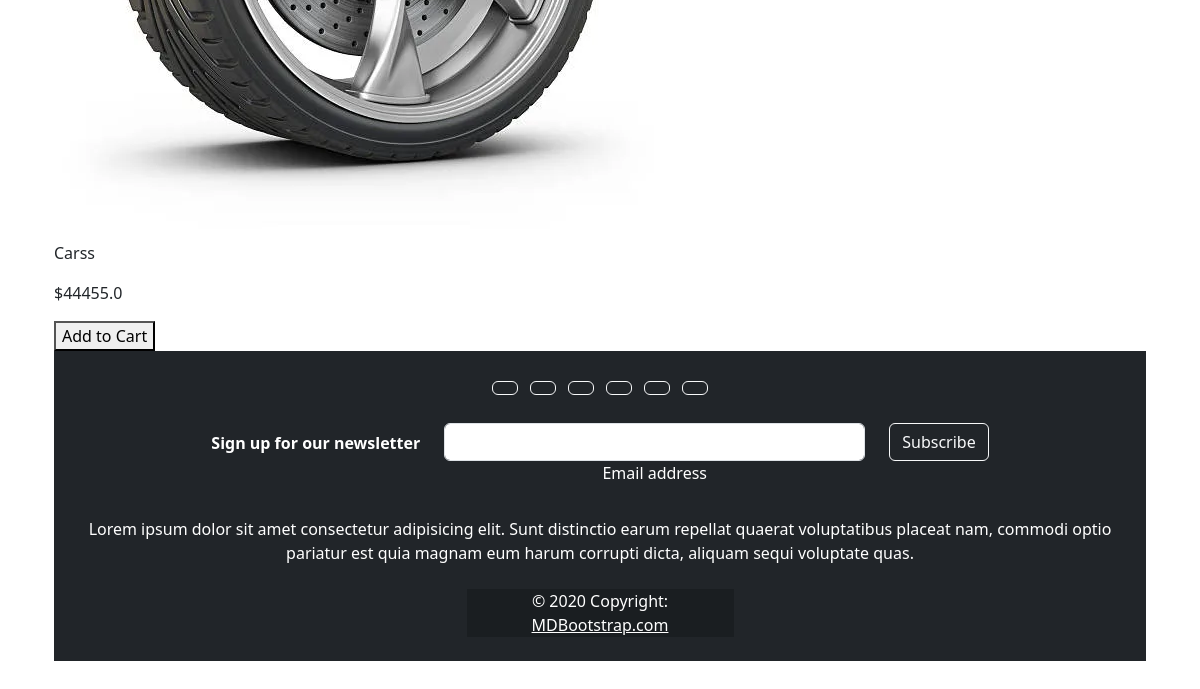
The app's page / (lower part), older data.
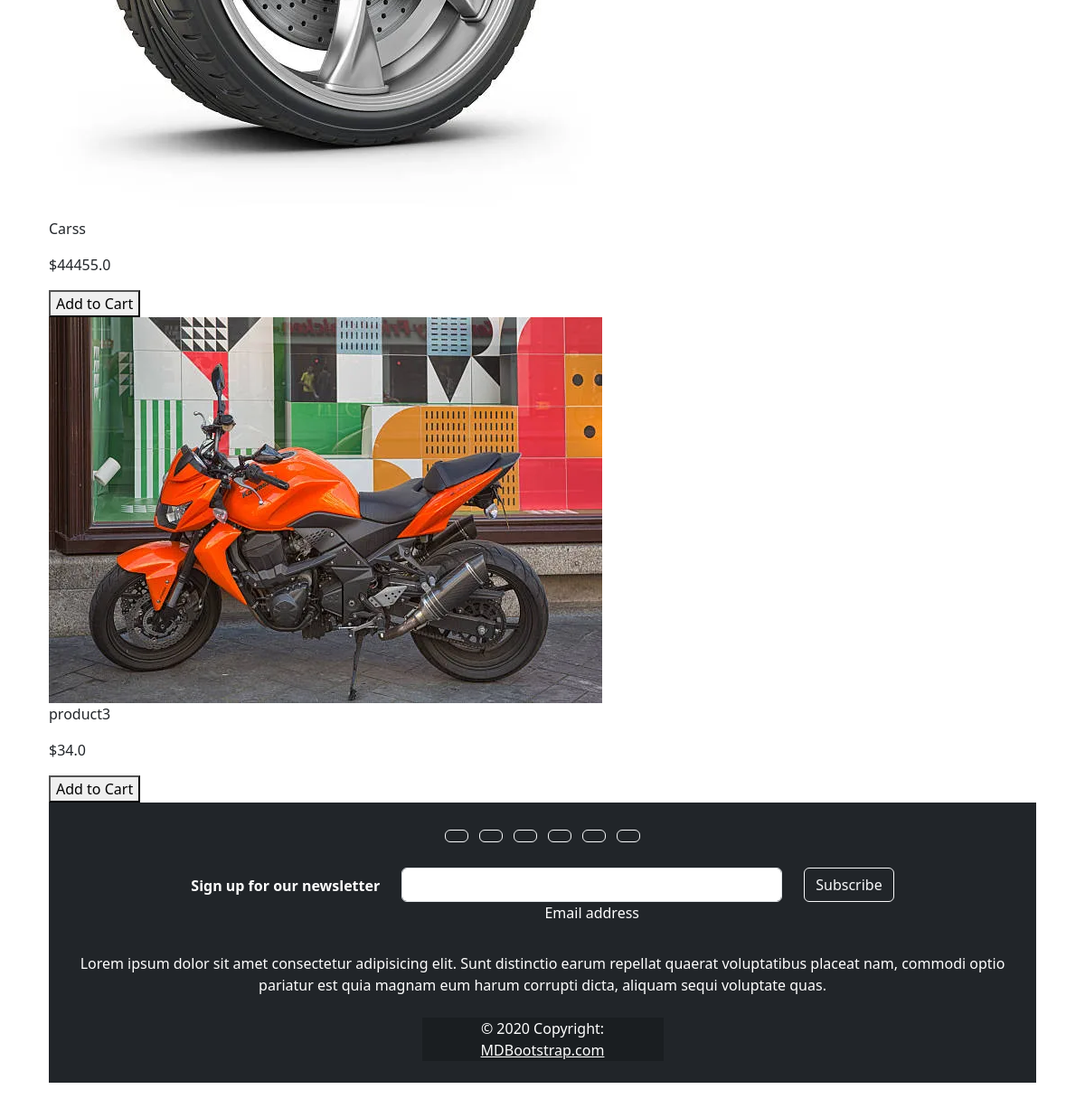
The same page, newer data.
### products/models.py (models this page shows, shortened)
class Product(models.Model):
    owner = models.ForeignKey(SellerProfile, on_delete=models.CASCADE, default='')
    product_name = models.CharField(max_length=100, blank=False, default=None)
    description = models.TextField(blank=False)
    category = models.ForeignKey(Category, on_delete=models.CASCADE, default=None)
    product_image = models.ImageField(upload_to='products', blank=False)
    created_at = models.DateTimeField(auto_now_add=True)
    updated_at = models.DateTimeField(auto_now=True)
    current_price = models.FloatField()

### base/views.py (the view)
# urls.py: path('',index),
def index(request):
    products = Product.objects.all()
    categories = Category.objects.all()
    context = {
        'products': products,
        'categories' : categories,
    }
    return render(request, 'index.html', context)

### base/templates/index.html (shortened to what this page needs)
{% load static %}
<!DOCTYPE html>
<html>
<head>
  <link rel="stylesheet" href="https://maxcdn.bootstrapcdn.com/bootstrap/5.5.0/css/bootstrap.min.css">
  {% load bootstrap5 %}
  {% bootstrap_css %}
</head>
<body>
  {% block content %}
    <div class="container py-5">
      <div class="container">
        {% for product in products  %}
        <div class="productContainer">
            <div class="thumbnail">
                <img src="{{product.product_image.url}}" alt="">
            </div>
            <div class="action">
                <p>{{product.product_name}}</p>
                <p>${{product.current_price}}</p>
                <button value="{{product.id}}">Add to Cart</button>
            </div>
        </div>
        {% endfor %}
    <footer class="bg-dark text-center text-white">
      <div class="container p-4">
        <section class="mb-4">
          <a class="btn btn-outline-light btn-floating m-1" href="#!" role="button"
            ></a>
          <a class="btn btn-outline-light btn-floating m-1" href="#!" role="button"
            ></a>
          <a class="btn btn-outline-light btn-floating m-1" href="#!" role="button"
            ></a>
          <a class="btn btn-outline-light btn-floating m-1" href="#!" role="button"
            ></a>
          <a class="btn btn-outline-light btn-floating m-1" href="#!" role="button"
            ></a>
          <a class="btn btn-outline-light btn-floating m-1" href="#!" role="button"
            ></a>
        </section>
        <section class="">
          <form action="">
            <div class="row d-flex justify-content-center">
              <div class="col-auto">
                <p class="pt-2">
                  <strong>Sign up for our newsletter</strong>
                </p>
              </div>
              <div class="col-md-5 col-12">
                <div class="form-outline form-white mb-4">
                  <input type="email" id="form5Example21" class="form-control" />
                  <label class="form-label" for="form5Example21">Email address</label>
                </div>
              </div>
              <div class="col-auto">
                <button type="submit" class="btn btn-outline-light mb-4">
                  Subscribe
                </button>
              </div>
            </div>
          </form>
        </section>
        <section class="mb-4">
          <p>
            Lorem ipsum dolor sit amet consectetur adipisicing elit. Sunt distinctio earum
            repellat quaerat voluptatibus placeat nam, commodi optio pariatur est quia magnam
            eum harum corrupti dicta, aliquam sequi voluptate quas.
          </p>
        </section>
        <section class="">
          <div class="row">
            <div class="col-lg-3 col-md-6 mb-4 mb-md-0
          </div>
        </section>
      </div>
      <div class="text-center p-3" style="background-color: rgba(0, 0, 0, 0.2);">
        © 2020 Copyright:
        <a class="text-white" href="https://mdbootstrap.com/">MDBootstrap.com</a>
      </div>
    </footer>
  {% endblock %}
</body>
</html>

Row changes from the older to the newer data that the page shows:
added Product: product_image (picture), product_name "product3", current_price "34.0", {{ product.id }} 4 (drawn)
